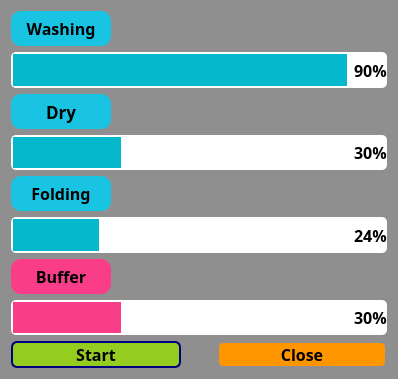
<?xml version="1.0" encoding="UTF-8"?>
<ui version="4.0">
 <class>KYHThreadWash</class>
 <widget class="QDialog" name="KYHThreadWash">
  <property name="geometry">
   <rect>
    <x>0</x>
    <y>0</y>
    <width>398</width>
    <height>379</height>
   </rect>
  </property>
  <property name="windowTitle">
   <string>KYHThreadWash</string>
  </property>
  <property name="styleSheet">
   <string notr="true">background-color: rgb(143, 143, 143);</string>
  </property>
  <layout class="QGridLayout" name="gridLayout_2">
   <item row="0" column="0">
    <layout class="QGridLayout" name="gridLayout">
     <item row="0" column="0">
      <layout class="QVBoxLayout" name="verticalLayout_3">
       <item>
        <widget class="QLabel" name="label_4">
         <property name="maximumSize">
          <size>
           <width>100</width>
           <height>50</height>
          </size>
         </property>
         <property name="font">
          <font>
           <family>Arial Black</family>
           <pointsize>12</pointsize>
           <weight>75</weight>
           <bold>true</bold>
          </font>
         </property>
         <property name="styleSheet">
          <string notr="true">QLabel{ 
background-color:rgb(25, 196, 226);
border-radius: 10px;
padding: 2px;
text-align: right;
}
</string>
         </property>
         <property name="lineWidth">
          <number>1</number>
         </property>
         <property name="text">
          <string>Washing</string>
         </property>
         <property name="alignment">
          <set>Qt::AlignCenter</set>
         </property>
        </widget>
       </item>
       <item>
        <widget class="QProgressBar" name="progressBar_Washingtime">
         <property name="sizePolicy">
          <sizepolicy hsizetype="Preferred" vsizetype="Preferred">
           <horstretch>0</horstretch>
           <verstretch>0</verstretch>
          </sizepolicy>
         </property>
         <property name="font">
          <font>
           <family>Arial Black</family>
           <pointsize>12</pointsize>
           <weight>75</weight>
           <bold>true</bold>
          </font>
         </property>
         <property name="styleSheet">
          <string notr="true">QProgressBar::chunk {
    background-color: #05B8CC;

    margin: 2.0px;
}
QProgressBar {
background-color: rgb(255, 255, 255);
    text-align: right;
	border-radius: 5px;
}
</string>
         </property>
         <property name="value">
          <number>90</number>
         </property>
        </widget>
       </item>
       <item>
        <widget class="QLabel" name="label_5">
         <property name="maximumSize">
          <size>
           <width>100</width>
           <height>50</height>
          </size>
         </property>
         <property name="font">
          <font>
           <family>Arial Black</family>
           <pointsize>13</pointsize>
           <weight>75</weight>
           <bold>true</bold>
          </font>
         </property>
         <property name="styleSheet">
          <string notr="true">QLabel{ 
background-color:rgb(25, 196, 226);
border-radius: 10px;
padding: 2px;
}</string>
         </property>
         <property name="text">
          <string>Dry</string>
         </property>
         <property name="alignment">
          <set>Qt::AlignCenter</set>
         </property>
        </widget>
       </item>
       <item>
        <widget class="QProgressBar" name="progressBar_Drytime">
         <property name="sizePolicy">
          <sizepolicy hsizetype="Preferred" vsizetype="Preferred">
           <horstretch>0</horstretch>
           <verstretch>0</verstretch>
          </sizepolicy>
         </property>
         <property name="font">
          <font>
           <family>Arial Black</family>
           <pointsize>12</pointsize>
           <weight>75</weight>
           <bold>true</bold>
          </font>
         </property>
         <property name="styleSheet">
          <string notr="true">QProgressBar::chunk {
    background-color: #05B8CC;
    margin: 2.0px;
}
QProgressBar {
background-color: rgb(255, 255, 255);
    text-align: right;
	border-radius: 5px;
}</string>
         </property>
         <property name="value">
          <number>30</number>
         </property>
        </widget>
       </item>
       <item>
        <widget class="QLabel" name="label_6">
         <property name="maximumSize">
          <size>
           <width>100</width>
           <height>50</height>
          </size>
         </property>
         <property name="font">
          <font>
           <family>Arial Black</family>
           <pointsize>12</pointsize>
           <weight>75</weight>
           <bold>true</bold>
          </font>
         </property>
         <property name="styleSheet">
          <string notr="true">QLabel{ 
background-color:rgb(25, 196, 226);
border-radius: 10px;
padding: 2px;
}</string>
         </property>
         <property name="text">
          <string>Folding</string>
         </property>
         <property name="alignment">
          <set>Qt::AlignCenter</set>
         </property>
        </widget>
       </item>
       <item>
        <widget class="QProgressBar" name="progressBar_Foldingtime">
         <property name="sizePolicy">
          <sizepolicy hsizetype="Preferred" vsizetype="Preferred">
           <horstretch>0</horstretch>
           <verstretch>0</verstretch>
          </sizepolicy>
         </property>
         <property name="font">
          <font>
           <family>Arial Black</family>
           <pointsize>12</pointsize>
           <weight>75</weight>
           <bold>true</bold>
          </font>
         </property>
         <property name="styleSheet">
          <string notr="true">QProgressBar::chunk {
    background-color: #05B8CC;
    margin: 2.0px;
}
QProgressBar {
background-color: rgb(255, 255, 255);
    text-align: right;
	border-radius: 5px;
}</string>
         </property>
         <property name="value">
          <number>24</number>
         </property>
        </widget>
       </item>
       <item>
        <widget class="QLabel" name="label_7">
         <property name="maximumSize">
          <size>
           <width>100</width>
           <height>50</height>
          </size>
         </property>
         <property name="font">
          <font>
           <family>Arial Black</family>
           <pointsize>12</pointsize>
           <weight>75</weight>
           <bold>true</bold>
          </font>
         </property>
         <property name="styleSheet">
          <string notr="true">QLabel{ 
background-color:rgb(250, 61, 137);
border-radius: 10px;
padding: 2px;
}</string>
         </property>
         <property name="text">
          <string>Buffer</string>
         </property>
         <property name="alignment">
          <set>Qt::AlignCenter</set>
         </property>
        </widget>
       </item>
       <item>
        <widget class="QProgressBar" name="progressBar_Buffer">
         <property name="sizePolicy">
          <sizepolicy hsizetype="Preferred" vsizetype="Preferred">
           <horstretch>0</horstretch>
           <verstretch>0</verstretch>
          </sizepolicy>
         </property>
         <property name="font">
          <font>
           <family>Arial Black</family>
           <pointsize>12</pointsize>
           <weight>75</weight>
           <bold>true</bold>
          </font>
         </property>
         <property name="styleSheet">
          <string notr="true">QProgressBar::chunk {
    background-color: rgb(250, 61, 137);
    margin: 2.0px;
}
QProgressBar {
background-color: rgb(255, 255, 255);
    text-align: right;
	border-radius: 5px;
    text-align: right;
}</string>
         </property>
         <property name="value">
          <number>30</number>
         </property>
        </widget>
       </item>
       <item>
        <layout class="QHBoxLayout" name="horizontalLayout">
         <item>
          <widget class="QPushButton" name="pushButton_Start">
           <property name="font">
            <font>
             <family>Arial Black</family>
             <pointsize>12</pointsize>
             <weight>75</weight>
             <bold>true</bold>
            </font>
           </property>
           <property name="styleSheet">
            <string notr="true">QPushButton {
    border: 2px solid #8f8f91;
    border-radius: 6px;
   
	background-color: rgb(149, 204, 32);
    min-width: 80px;
}

QPushButton:pressed {
    background-color: qlineargradient(x1: 0, y1: 0, x2: 0, y2: 1,
                                      stop: 0 #dadbde, stop: 1 #f6f7fa);
}

QPushButton:flat {
    border: none; /* no border for a flat push button */
}

QPushButton:default {
    border-color: navy; /* make the default button prominent */
}</string>
           </property>
           <property name="text">
            <string>Start</string>
           </property>
          </widget>
         </item>
         <item>
          <spacer name="horizontalSpacer">
           <property name="orientation">
            <enum>Qt::Horizontal</enum>
           </property>
           <property name="sizeType">
            <enum>QSizePolicy::Preferred</enum>
           </property>
           <property name="sizeHint" stdset="0">
            <size>
             <width>30</width>
             <height>20</height>
            </size>
           </property>
          </spacer>
         </item>
         <item>
          <widget class="QPushButton" name="pushButton_Close">
           <property name="font">
            <font>
             <family>Arial Black</family>
             <pointsize>12</pointsize>
             <weight>75</weight>
             <bold>true</bold>
            </font>
           </property>
           <property name="styleSheet">
            <string notr="true">QPushButton {
    border: 2px solid #8f8f91;
    border-radius: 6px;
	background-color: rgb(255, 150, 0);
    min-width: 80px;
}

QPushButton:pressed {
    background-color: qlineargradient(x1: 0, y1: 0, x2: 0, y2: 1,
                                      stop: 0 #dadbde, stop: 1 #f6f7fa);
}

QPushButton:flat {
    border: none; /* no border for a flat push button */
}

QPushButton:default {
    border-color: red; /* make the default button prominent */
}</string>
           </property>
           <property name="text">
            <string>Close</string>
           </property>
          </widget>
         </item>
        </layout>
       </item>
      </layout>
     </item>
    </layout>
   </item>
  </layout>
 </widget>
 <layoutdefault spacing="6" margin="11"/>
 <resources>
  <include location="KYHThreadWash.qrc"/>
 </resources>
 <connections/>
</ui>
